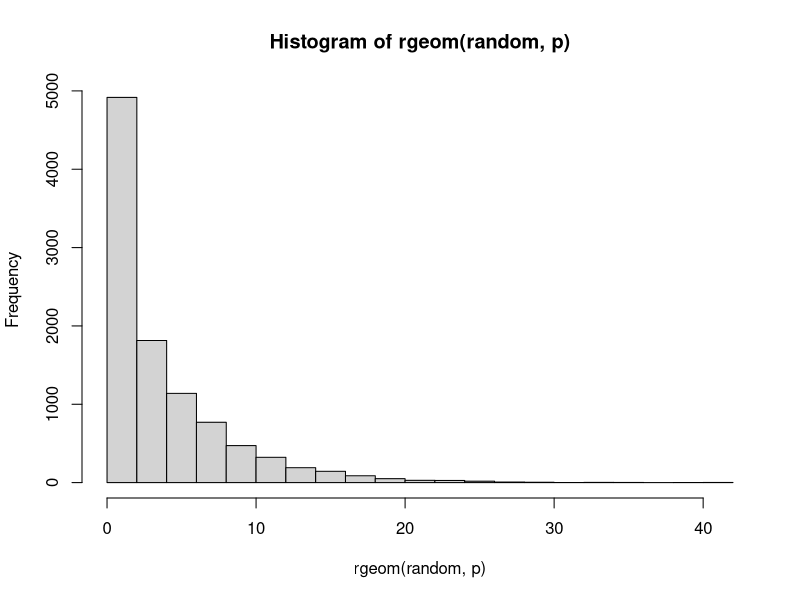
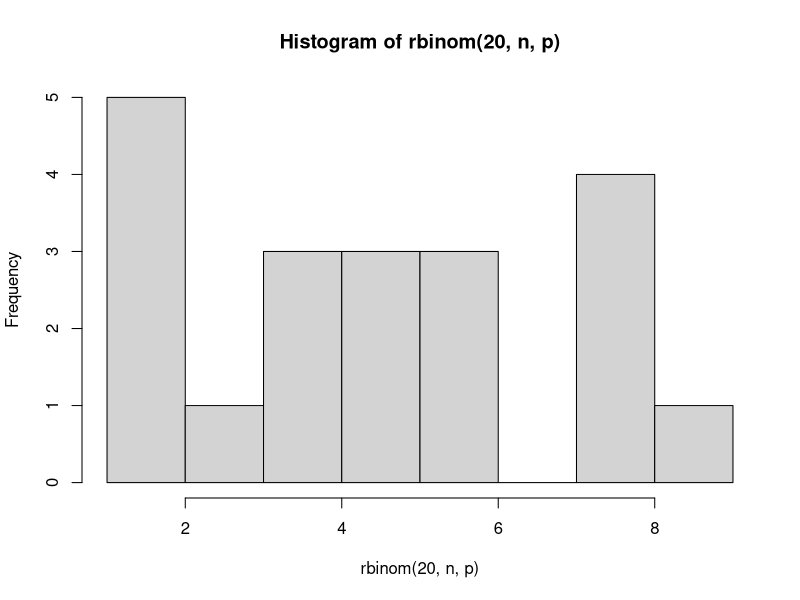
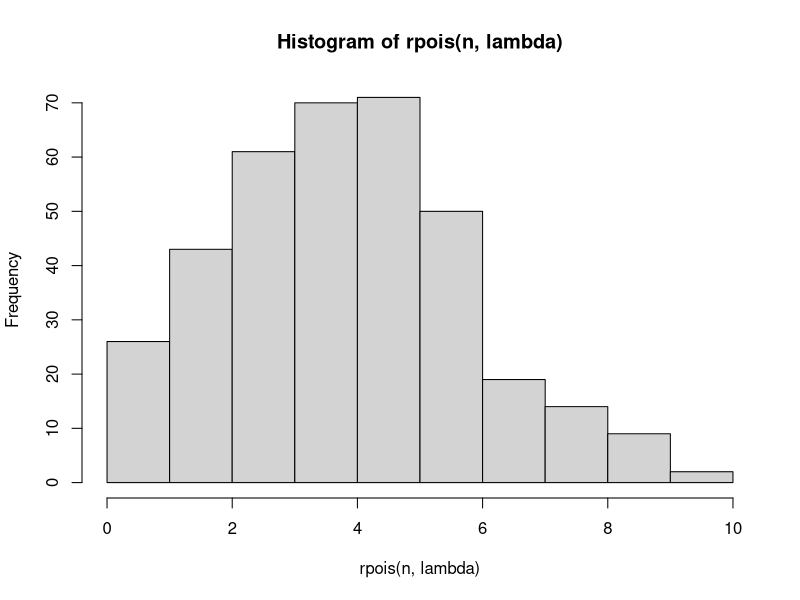
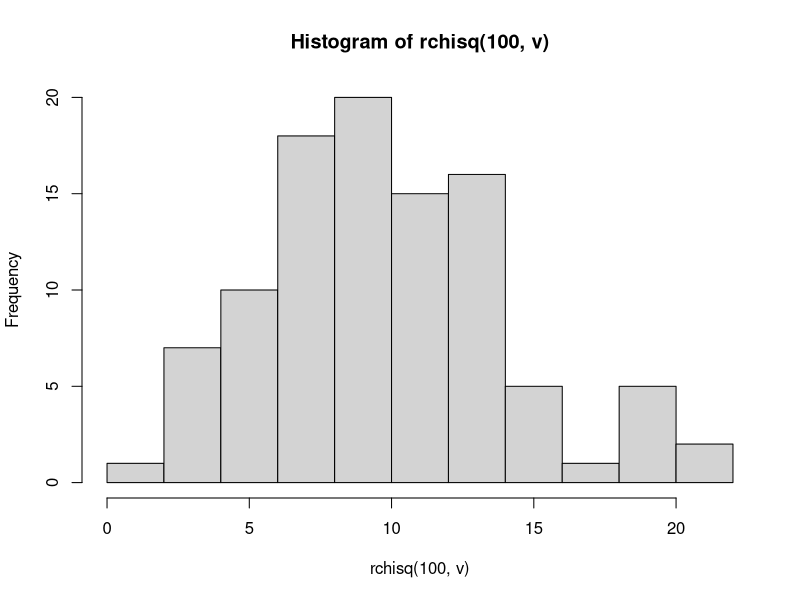
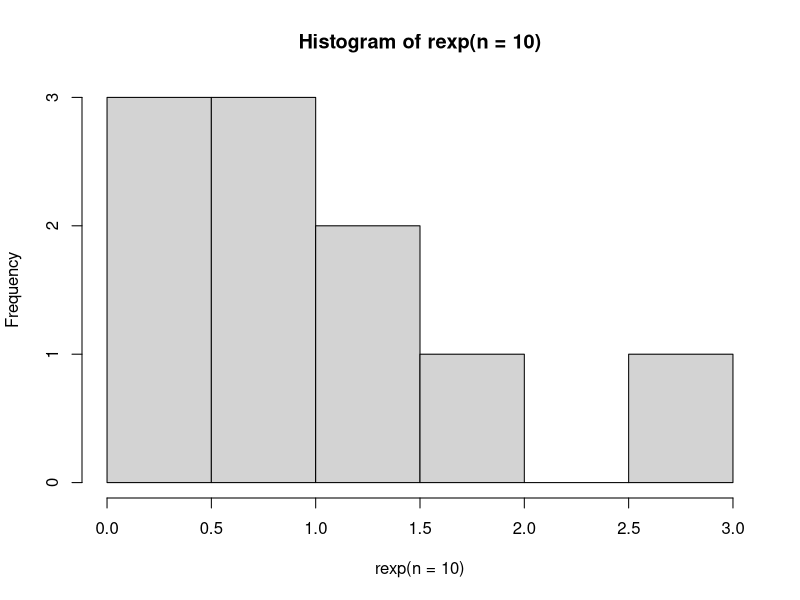
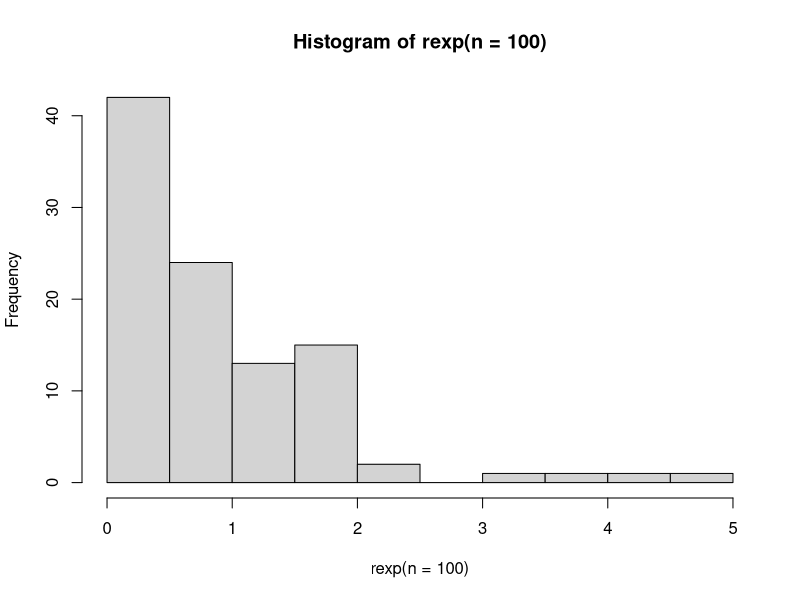
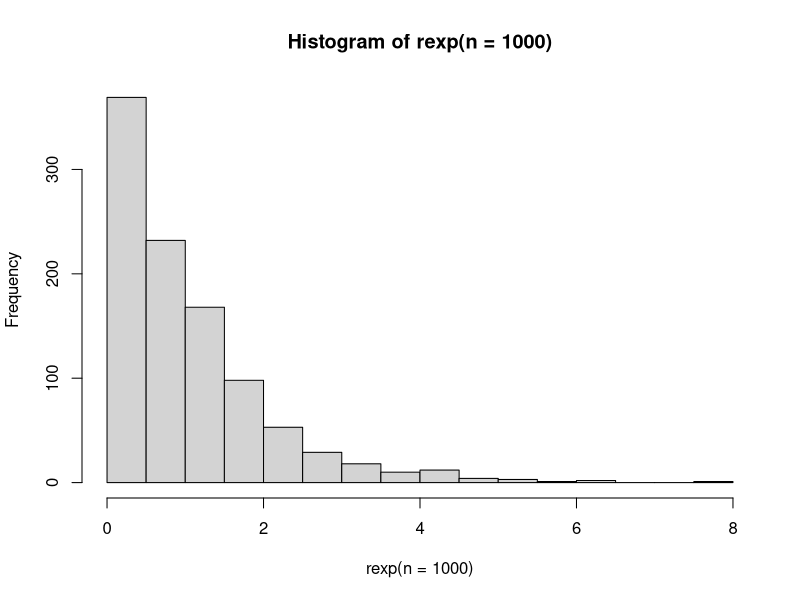
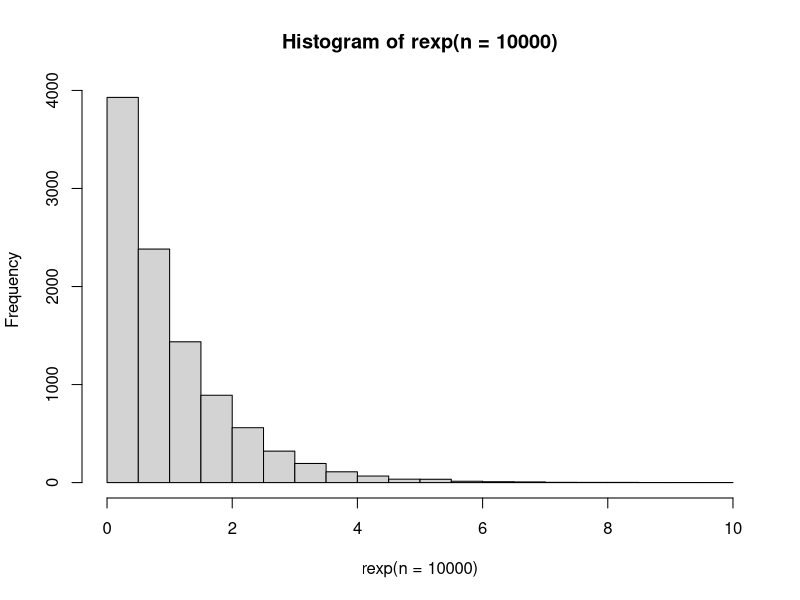

Generate these figures, in order, with R:
# 1.  Seorang penyurvei secara acak memilih orang-orang di jalan sampai dia bertemu dengan seseorang yang menghadiri acara vaksinasi sebelumnya. 
#     a.  Berapa peluang penyurvei bertemu x = 3 orang yang tidak menghadiri acara vaksinasi  sebelum keberhasilan pertama ketika p = 0,20 dari populasi menghadiri acara vaksinasi ? (distribusi Geometrik)

x <- 3
p <- 0.2
peluang <- dgeom(x, p) 
paste("Peluang = ", peluang)

#     b.  mean Distribusi Geometrik dengan 10000 data random , prob = 0,20 dimana distribusi geometrik acak tersebut X = 3 ( distribusi geometrik acak () == 3 )

random <- 10000
rataan <- mean(rgeom(random, p) == 3)
paste("Mean = ", rataan)

#     c.  Bandingkan Hasil poin a dan b , apa kesimpulan yang bisa didapatkan?

paste("Pada poin a diperoleh nilai tetap sebesar 0.1024, sementara pada poin b diperoleh hasil yang berbeda-beda namun selalu mendekati 0.1024. Hal ini menunjukkan bahwa rataan dari distribusi geometrik data random memiliki nilai yang selalu mendekati peluang distribusi geometrik")

#     d.  Histogram Distribusi Geometrik , Peluang X = 3 gagal Sebelum Sukses Pertama

hist(rgeom(random, p))

#     e.  Nilai Rataan (μ) dan Varian (σ²) dari Distribusi Geometrik.

rataan <- 1/p
varian <- (1-p)/p^2
paste("Rataan (μ) = ", rataan)
paste("Varian (σ²) = ", varian)

#------------------------------------------------------------------------------

# 2.  Terdapat 20 pasien menderita Covid19 dengan peluang sembuh sebesar 0.2. Tentukan :
#     a.  Peluang terdapat 4 pasien yang sembuh.

x <- 4
n <- 20
p <- 0.2
peluang <- dbinom(x, n, p)
paste("Peluang = ", peluang)

#     b.  Gambarkan grafik histogram berdasarkan kasus tersebut.

hist(rbinom(20, n, p))

#     c.  Nilai Rataan (μ) dan Varian (σ²) dari Distribusi Binomial.

rataan <- n * p
varian <- n * p * (1-p)
paste("Rataan (μ) = ", rataan)
paste("Varian (σ²) = ", varian)

#------------------------------------------------------------------------------

# 3.  Diketahui data dari  sebuah tempat bersalin di rumah sakit tertentu menunjukkan rata-rata historis 4,5 bayi lahir di rumah sakit ini setiap hari. (gunakan Distribusi Poisson)
#     a.  Berapa peluang bahwa 6 bayi akan lahir di rumah sakit ini besok?

x <- 6
lambda <- 4.5
peluang <- dpois(x, lambda)
paste("Peluang = ", peluang)

#     b.  simulasikan dan buatlah histogram kelahiran 6 bayi akan lahir di rumah sakit ini  selama setahun (n = 365)

n <- 365
hist(rpois(n,lambda))

#     c.  dan bandingkan hasil poin a dan b , Apa kesimpulan yang bisa didapatkan

paste("Pada poin a diketahui besarnya rata-rata historis bayi lahir sebesar 4.5, sementara pada poin b diperoleh rataan dari 365 data random memiliki nilai yang mendekati 4.5. Hal ini menunjukkan bahwa rataan dari distribusi poisson data random memiliki nilai yang selalu mendekati peluang distribusi poisson")

#     d.  Nilai Rataan (μ) dan Varian (σ²) dari Distribusi Poisson.

rataan <- varian <- lambda
paste("Rataan (μ) = ", rataan)
paste("Varian (σ²) = ", varian)

#------------------------------------------------------------------------------

# 4.  Diketahui nilai x = 2 dan v = 10. Tentukan:
#     a.  Fungsi Probabilitas dari Distribusi Chi-Square.

x <- 2
v <- 10
pdf <- dchisq(x, v)
paste("PDF = ", pdf)

#     b.  Histogram dari Distribusi Chi-Square dengan 100 data random.

hist(rchisq(100, v))

#     c.  Nilai Rataan (μ) dan Varian (σ²) dari Distribusi Chi-Square.

rataan <- v
varian <- 2 * v
paste("Rataan (μ) = ", rataan)
paste("Varian (σ²) = ", varian)

#------------------------------------------------------------------------------

# 5.  Diketahui bilangan acak (random variable) berdistribusi exponential (λ = 3). Tentukan
#     a.  Fungsi Probabilitas dari Distribusi Exponensial 

lambda <- 3
pdf <- dexp(x=100, lambda)
paste("PDF = ", pdf)

#     b.  Histogram dari Distribusi Exponensial untuk 10, 100, 1000 dan 10000 bilangan random

hist(rexp(n = 10))
hist(rexp(n = 100))
hist(rexp(n = 1000))
hist(rexp(n = 10000))

#     c.  Nilai Rataan (μ) dan Varian (σ²) dari Distribusi Exponensial untuk n = 100 dan λ = 3
#     Petunjuk: 
#     • Gunakan set.seed(1)
#     • Gunakan fungsi bawaan R

n <- 100
lambda <- 3
set.seed(1)

rataan <- mean(rexp(n, lambda))
varian <- var(rexp(n, lambda))
paste("Rataan (μ) = ", rataan)
paste("Varian (σ²) = ", varian)

#------------------------------------------------------------------------------

# 6.  Diketahui generate random nilai sebanyak 100 data, mean = 50, sd = 8. Tentukan
#     a.  Fungsi Probabilitas dari Distribusi Normal P(X1 ≤ x ≤ X2), hitung Z-Score Nya dan plot data generate randomnya dalam bentuk grafik. Petunjuk(gunakan fungsi plot()).
#         Keterangan : 
#         X1 = Dibawah rata-rata 
#         X2 = Diatas rata-rata
#         Contoh data :
#         1,2,4,2,6,3,10,11,5,3,6,8
#         rata-rata = 5.083333
#         X1 = 5
#         X2 = 6

n <- 100
mean <- 50
sd <- 8
pdf <- dnorm(n, mean, sd)
paste("PDF = ", pdf)

data <- rnorm(n, mean, sd)
x1 <- floor(mean(data))
x2 <- ceiling(mean(data))
paste("X1 = ", x1)
paste("X2 = ", x2)

zScore <- (data - mean(data))/sd(data)
paste("Z-Score = ", zScore)
plot(zScore, type = "o", col = "brown")

#     b.  Generate Histogram dari Distribusi Normal dengan breaks 50 dan format penamaan: 
#         NRP_Nama_Probstat_{Nama Kelas}_DNhistogram
#         Contoh :
#         312312312_Rola_Probstat_A_DNhistogram

hist(data, breaks = 50, main = "5025211161_Andhika Lingga Mariano_Probstat_A_DNhistogram")

#     c.  Nilai Varian (σ²) dari hasil generate random nilai Distribusi Normal.

varian <- var(data)
paste("Varian (σ²) = ", varian)
